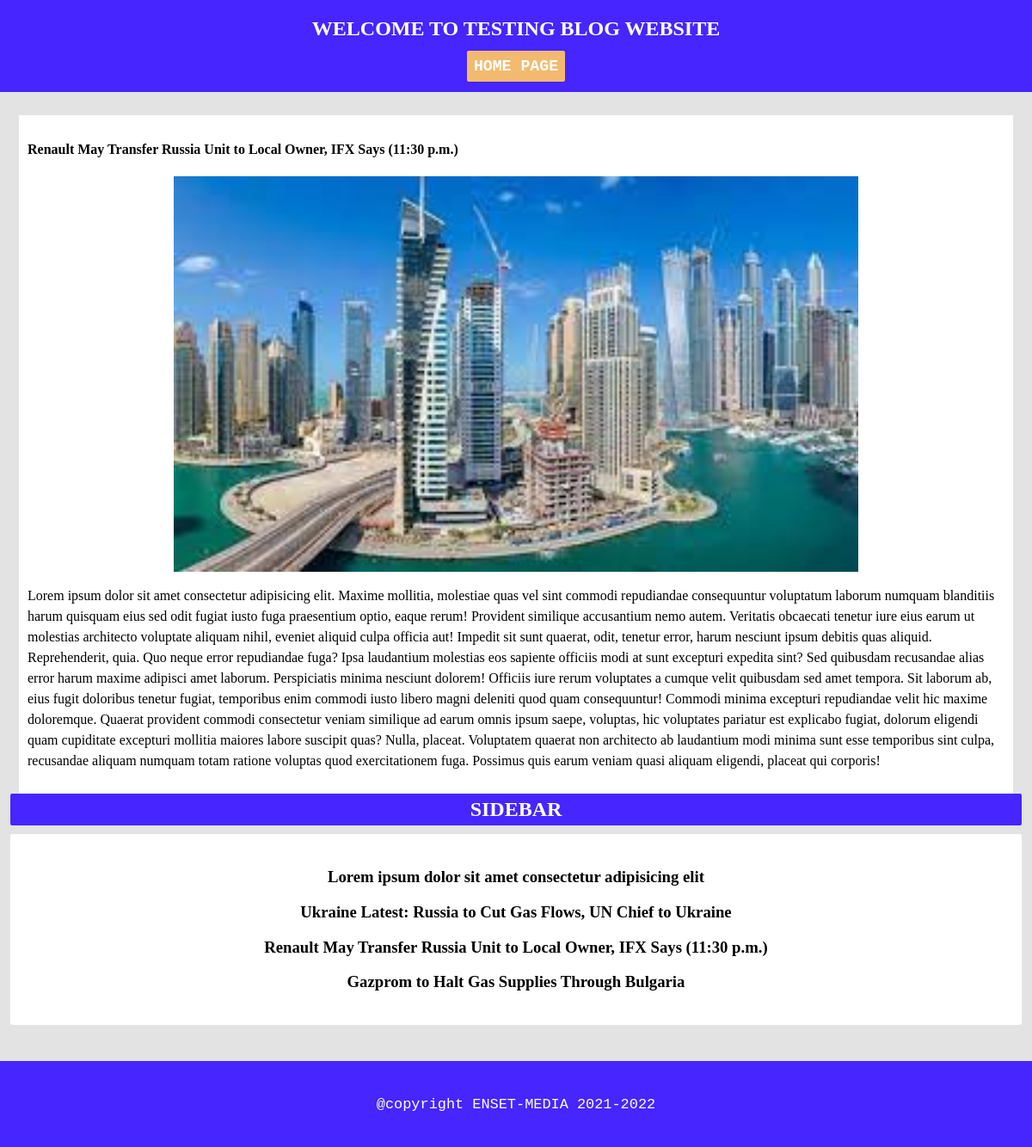
/pages/blog-details.php?id=6, run on the app's committed database.
### tables this page shows
CREATE TABLE `blogs` (
  `title` text NOT NULL,
  `content` text NOT NULL,
  `id` int(11) NOT NULL
);

### pages/blog-details.php (the view, shortened to what this page needs)
<?php
$servername = "localhost";
$username = "yassine";
$password = "yassine";
$conn = new mysqli($servername, $username, $password,'blog');
if(isset($_SERVER['HTTPS']) && $_SERVER['HTTPS'] === 'on')
$url = "https://";
else
$url = "http://";
$url.= $_SERVER['HTTP_HOST'];
$url.= $_SERVER['REQUEST_URI'];
?>
<?php
$split = explode('?id=',$url);
$blog_id = strval($split[1]);
$sql = "SELECT * FROM blogs WHERE id = '$blog_id' ";
$result = mysqli_query($conn,$sql);
$blog = $result->fetch_assoc();
?>
<?php include('header.php')?>
<div class="container">
      <div class="blogs" id="blog-details">
            <h4 class="blog-title"><?php echo $blog['title']?></h4>
            <img class="image-details" src="../images/images.jpg" />
            <p class="content">
              <?php echo $blog['content']?>
            </p>
    </div>
    <?php include('sidebar.php') ?>
</div>
    <?php include('./footer.php') ?>
</body>
</html>

### pages/sidebar.php
<?php
$servername = "localhost";
$username = "yassine";
$password = "yassine";
$conn = new mysqli($servername, $username, $password,'blog');
if ($conn->connect_error) {
  die("Connection failed: " . $conn->connect_error);
}
else{
        $sql = 'SELECT * FROM blogs';
        $result = mysqli_query($conn,$sql);
        $blogs = mysqli_fetch_all($result,MYSQLI_ASSOC);
}
?>
<asside class="sidebar">
<h2>SIDEBAR</h2>
<div class="sidebarBody">
<?php foreach($blogs as $blog){ ?>
<h3>
<?php
        $title = $blog['title'];
        echo $title;
?>
</h3>
<?php }?>
</div>
</asside>

### style/style.css (style rules this page uses)
body { margin: 0; background: #e3e3e3; }
.container { padding: 12px; display: flex; }
.blogs { width: 60%; padding: 0px 20px; }
#blog-details { background-color: #ffff; margin:0px 10px; overflow-wrap: break-word; }
.sidebar { text-align: center; width: 40%; }
.sidebar h2 { margin: 0 0 10px 0px; background: #4625ff; color: white; border-radius: 2px; padding: 5px; }
.sidebarBody { background-color: #ffff; padding:20px; border-radius: 3px; }
.image-details { width: 70%; display: block; margin: auto; }
.content { line-height:1.5em; }
@media only screen and (max-width:1270px) { .container { overflow: hidden; display: block; } }
@media only screen and (max-width:1270px) { .blogs { width: auto; padding: 10px; } }

### data on the page
blogs: title "Renault May Transfer Russia Unit to Local Owner, IFX Says (11:30 p.m.)", content "Lorem ipsum dolor sit amet consectetur adipisicing elit. Maxime mollitia, molestiae quas vel sint commodi repudiandae consequuntur voluptatum laborum numquam blanditiis harum quisquam eius sed odit fugiat iusto fuga praesentium optio, eaque rerum! Provident similique accusantium nemo autem. Veritatis obcaecati tenetur iure eius earum ut molestias architecto voluptate aliquam nihil, eveniet aliquid culpa officia aut! Impedit sit sunt quaerat, odit, tenetur error, harum nesciunt ipsum debitis quas aliquid. Reprehenderit, quia. Quo neque error repudiandae fuga? Ipsa laudantium molestias eos sapiente officiis modi at sunt excepturi expedita sint? Sed quibusdam recusandae alias error harum…"
blogs: title "Lorem ipsum dolor sit amet consectetur adipisicing elit"
blogs: title "Ukraine Latest: Russia to Cut Gas Flows, UN Chief to Ukraine"
blogs: title "Gazprom to Halt Gas Supplies Through Bulgaria"
